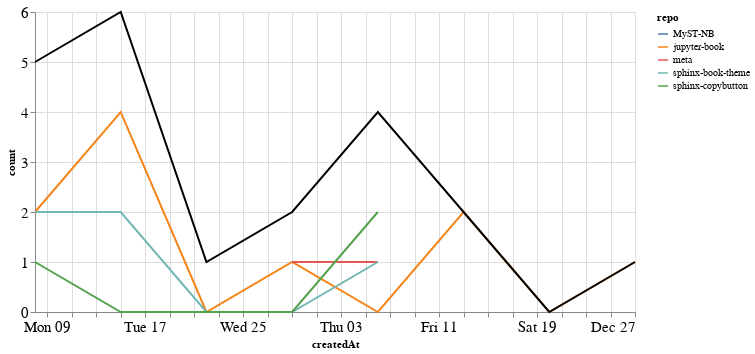

The code cell stored with this chart in its notebook:
### Markdown cell above
### PRs

### Code cell
prs_time = prs.groupby('repo').resample('W', on='createdAt').count()['author'].reset_index()
prs_time = prs_time.rename(columns={'author': 'count'})
prs_time_total = prs_time.groupby('createdAt').agg({"count": "sum"}).reset_index()

ch1 = alt.Chart(prs_time, width=600).mark_line().encode(
    x='createdAt',
    y='count',
    color='repo',
    tooltip="repo"
)

ch2 = alt.Chart(prs_time_total, width=600).mark_line(color="black").encode(
    x='createdAt',
    y='count',
)

ch1 + ch2

### Figure 1 — Vega-Lite specification as saved in the notebook (floating-point values rounded to 4 significant figures)
{"config": {"axisLeft": {"labelFontSize": 15}, "axisBottom": {"labelFontSize": 15}}, "layer": [{"data": {"name": "data-8f5663b109c12147d391f893d7586f78"}, "mark": "line", "encoding": {"color": {"type": "nominal", "field": "repo"}, "tooltip": {"type": "nominal", "field": "repo"}, "x": {"type": "temporal", "field": "createdAt"}, "y": {"type": "quantitative", "field": "count"}}, "width": 600}, {"data": {"name": "data-5a890af66b59cf1d0f7c159117a1265a"}, "mark": {"type": "line", "color": "black"}, "encoding": {"x": {"type": "temporal", "field": "createdAt"}, "y": {"type": "quantitative", "field": "count"}}, "width": 600}], "$schema": "https://vega.github.io/schema/vega-lite/v4.8.1.json", "datasets": {"data-8f5663b109c12147d391f893d7586f78": [{"repo": "MyST-NB", "createdAt": "2020-11-22T00:00:00", "count": 1}, {"repo": "jupyter-book", "createdAt": "2020-11-08T00:00:00", "count": 2}, {"repo": "jupyter-book", "createdAt": "2020-11-15T00:00:00", "count": 4}, {"repo": "jupyter-book", "createdAt": "2020-11-22T00:00:00", "count": 0}, {"repo": "jupyter-book", "createdAt": "2020-11-29T00:00:00", "count": 1}, {"repo": "jupyter-book", "createdAt": "2020-12-06T00:00:00", "count": 0}, {"repo": "jupyter-book", "createdAt": "2020-12-13T00:00:00", "count": 2}, {"repo": "jupyter-book", "createdAt": "2020-12-20T00:00:00", "count": 0}, {"repo": "jupyter-book", "createdAt": "2020-12-27T00:00:00", "count": 1}, {"repo": "meta", "createdAt": "2020-11-29T00:00:00", "count": 1}, {"repo": "meta", "createdAt": "2020-12-06T00:00:00", "count": 1}, {"repo": "sphinx-book-theme", "createdAt": "2020-11-08T00:00:00", "count": 2}, {"repo": "sphinx-book-theme", "createdAt": "2020-11-15T00:00:00", "count": 2}, {"repo": "sphinx-book-theme", "createdAt": "2020-11-22T00:00:00", "count": 0}, {"repo": "sphinx-book-theme", "createdAt": "2020-11-29T00:00:00", "count": 0}, {"repo": "sphinx-book-theme", "createdAt": "2020-12-06T00:00:00", "count": 1}, {"repo": "sphinx-copybutton", "createdAt": "2020-11-08T00:00:00", "count": 1}, {"repo": "sphinx-copybutton", "createdAt": "2020-11-15T00:00:00", "count": 0}, {"repo": "sphinx-copybutton", "createdAt": "2020-11-22T00:00:00", "count": 0}, {"repo": "sphinx-copybutton", "createdAt": "2020-11-29T00:00:00", "count": 0}, {"repo": "sphinx-copybutton", "createdAt": "2020-12-06T00:00:00", "count": 2}], "data-5a890af66b59cf1d0f7c159117a1265a": [{"createdAt": "2020-11-08T00:00:00", "count": 5}, {"createdAt": "2020-11-15T00:00:00", "count": 6}, {"createdAt": "2020-11-22T00:00:00", "count": 1}, {"createdAt": "2020-11-29T00:00:00", "count": 2}, {"createdAt": "2020-12-06T00:00:00", "count": 4}, {"createdAt": "2020-12-13T00:00:00", "count": 2}, {"createdAt": "2020-12-20T00:00:00", "count": 0}, {"createdAt": "2020-12-27T00:00:00", "count": 1}]}}
